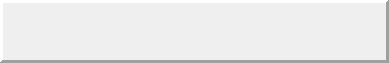
<?xml version="1.0" encoding="UTF-8"?>
<ui version="4.0">
 <class>SequenceFrame</class>
 <widget class="QFrame" name="SequenceFrame">
  <property name="geometry">
   <rect>
    <x>0</x>
    <y>0</y>
    <width>389</width>
    <height>63</height>
   </rect>
  </property>
  <property name="sizePolicy">
   <sizepolicy hsizetype="Fixed" vsizetype="MinimumExpanding">
    <horstretch>0</horstretch>
    <verstretch>0</verstretch>
   </sizepolicy>
  </property>
  <property name="minimumSize">
   <size>
    <width>389</width>
    <height>63</height>
   </size>
  </property>
  <property name="windowTitle">
   <string>Frame</string>
  </property>
  <property name="frameShape">
   <enum>QFrame::Panel</enum>
  </property>
  <property name="frameShadow">
   <enum>QFrame::Raised</enum>
  </property>
  <property name="lineWidth">
   <number>3</number>
  </property>
  <property name="midLineWidth">
   <number>3</number>
  </property>
 </widget>
 <resources/>
 <connections/>
</ui>
